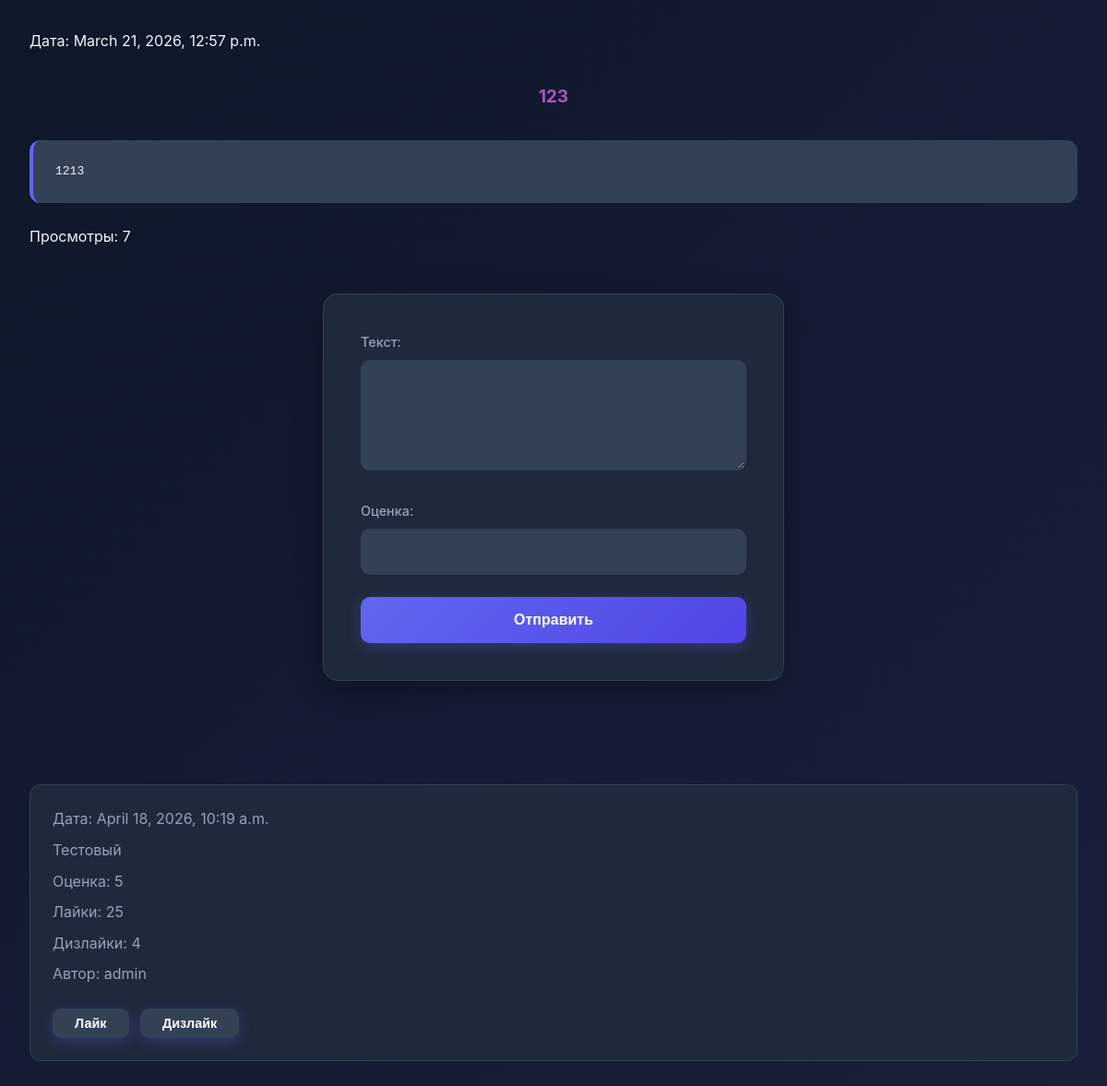
Before: /post/1 with the older database file.
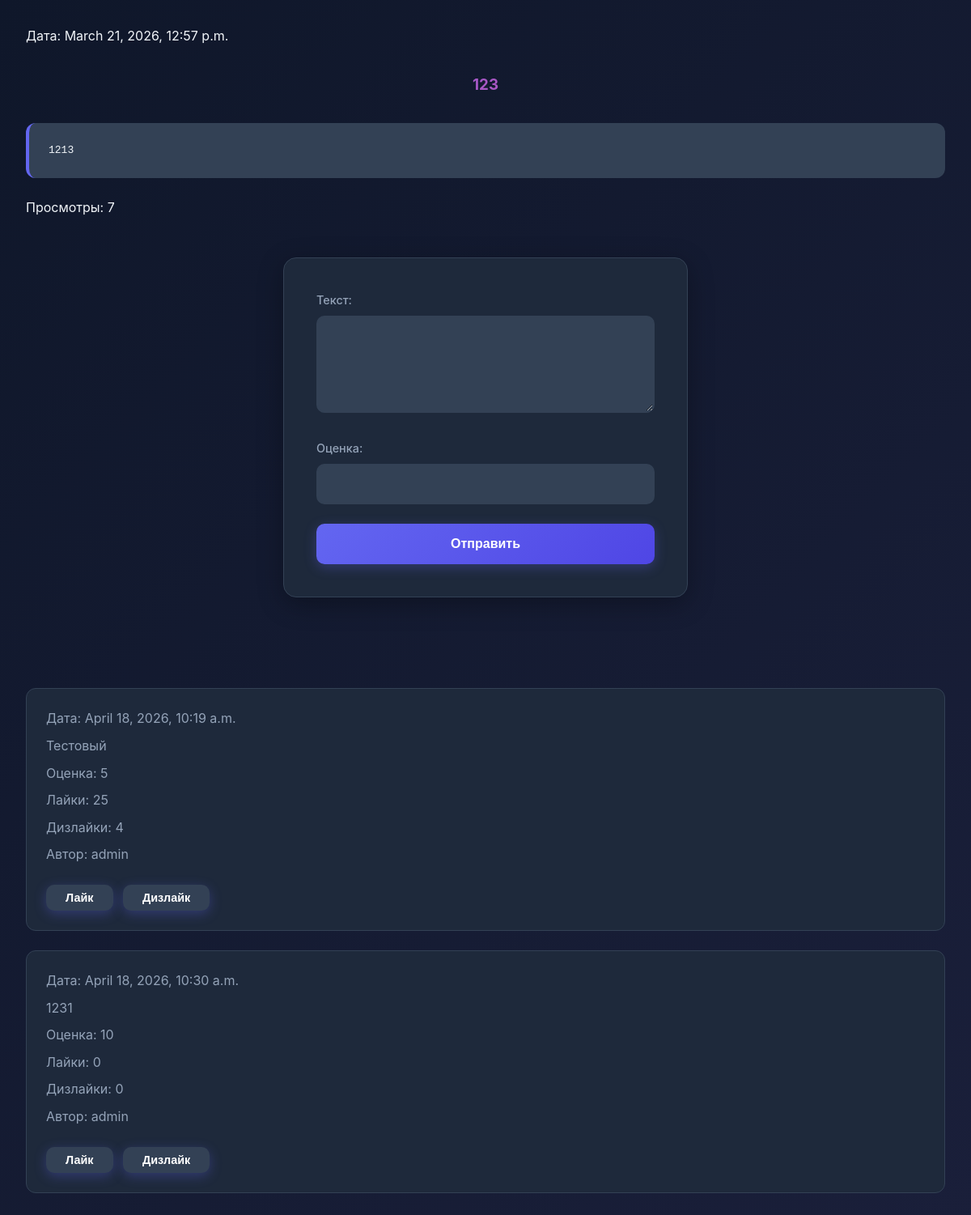
After: the same page with the newer database file.
### main/models.py (models this page shows)
class Post(models.Model):
    title = models.CharField("Заголовок" ,max_length=50)
    content = models.TextField("Контент")
    views_count = models.PositiveIntegerField("Просмотры", default=0)
    author = models.ForeignKey(User, on_delete=models.CASCADE, blank=True, default=1)
    created_at = models.DateTimeField("Время создания", default=datetime.now())

class Comment(models.Model):
    text = models.TextField('Текст комментария')
    stars = models.IntegerField('Оценка')
    likes = models.IntegerField('Лайки', default=0)
    dislikes = models.IntegerField('Дизлайки', default=0)
    created_at = models.DateTimeField("Время создания", default=datetime.now())
    post = models.ForeignKey(Post, on_delete=models.CASCADE)
    author = models.ForeignKey(User, on_delete=models.CASCADE, blank=True, default=1)

### main/views.py (the view, shortened to what this page needs)
# urls.py: path('post/<int:post_id>', views.post)
def post(request, post_id):
    post_data = Post.objects.get(id=post_id)
    comments = Comment.objects.filter(post=post_data)
    return render(request,
                    'post.html',
                    {
                      'post': post_data,
                      'comments': comments
                    })

### main/templates/post.html (shortened to what this page needs)
<!DOCTYPE html>
<html lang="en">
<head>
    {% load static %}
    <link rel="stylesheet" href="{% static 'css/style.css' %}">
</head>
<body>
    <div class="container">
        <p>Дата: {{post.created_at}}</p>
        <h3>{{post.title}}</h3>
        <pre>{{post.content}}</pre>
        <p>Просмотры: {{post.views_count}}</p>
        <form method="post">
            <div>
                <label for="comment_text">Текст: </label>
                <textarea name="comment_text" id="comment_text"></textarea>
            </div>
            <div>
                <label for="comment_stars">Оценка: </label>
                <input name="comment_stars" type="number" min="0" max="10" id="comment_stars">
            </div>
            <div>
                <button type="submit">Отправить</button>
            </div>
        </form>
    </div>
    <div class="container">
        {% for comment in comments %}
            <div class="comment">
                <p>Дата: {{comment.created_at}}</p>
                <p>{{comment.text}}</p>
                <p>Оценка: {{comment.stars}}</p>
                <p>Лайки: {{comment.likes}}</p>
                <p>Дизлайки: {{comment.dislikes}}</p>
                <p>Автор: {{comment.author}}</p>
                <button>Лайк</button>
                <button>Дизлайк</button>
            </div>
        {% endfor %}
    </div>
</body>
</html>

### main/static/css/style.css (style rules this page uses)
:root { --primary: #6366f1; --primary-dark: #4f46e5; --secondary: #ec4899; --bg-main: #0f172a; --bg-card: #1e293b; --bg-input: #334155; --text-primary: #f1f5f9; --text-secondary: #94a3b8; --border: #334155; --success: #10b981; --danger: #ef4444; --shadow: rgba(0, 0, 0, 0.3); }
* { margin: 0; padding: 0; box-sizing: border-box; }
body { font-family: 'Inter', -apple-system, BlinkMacSystemFont, 'Segoe UI', sans-serif; background: linear-gradient(135deg, var(--bg-main) 0%, #1a1f3a 100%); color: var(--text-primary); min-height: 100vh; line-height: 1.6; }
.container { max-width: 1200px; margin: 0 auto; padding: 2rem; }
form { background: var(--bg-card); padding: 2.5rem; border-radius: 16px; box-shadow: 0 8px 32px var(--shadow); max-width: 500px; margin: 3rem auto; border: 1px solid var(--border); }
h1, h2, h3 { margin-bottom: 1.5rem; background: linear-gradient(135deg, var(--primary) 0%, var(--secondary) 100%); -webkit-background-clip: text; -webkit-text-fill-color: transparent; background-clip: text; }
label { display: block; margin-bottom: 0.5rem; color: var(--text-secondary); font-weight: 500; font-size: 0.9rem; }
input[type="text"], input[type="email"], input[type="password"], input[type="number"], textarea { width: 100%; padding: 0.9rem 1.2rem; margin-bottom: 1.5rem; background: var(--bg-input); border: 2px solid var(--border); border-radius: 10px; color: var(--text-primary); font-size: 1rem; transition: all 0.3s ease; }
textarea { min-height: 120px; resize: vertical; font-family: inherit; }
button, input[type="submit"] { width: 100%; padding: 1rem; background: linear-gradient(135deg, var(--primary) 0%, var(--primary-dark) 100%); color: white; border: none; border-radius: 10px; font-size: 1rem; font-weight: 600; cursor: pointer; transition: all 0.3s ease; box-shadow: 0 4px 15px rgba(99, 102, 241, 0.3); }
pre { background: var(--bg-input); padding: 1.5rem; border-radius: 12px; overflow-x: auto; margin: 1.5rem 0; border-left: 4px solid var(--primary); white-space: pre-wrap; word-wrap: break-word; }
.comment { background: var(--bg-card); padding: 1.5rem; border-radius: 12px; margin-bottom: 1.5rem; border: 1px solid var(--border); transition: all 0.3s ease; }
.comment p { margin-bottom: 0.5rem; color: var(--text-secondary); }
.comment button { width: auto; padding: 0.5rem 1.5rem; margin-right: 0.5rem; margin-top: 1rem; background: var(--bg-input); font-size: 0.9rem; }
body h3, body h4 { text-align: center; margin: 2rem 0; }
#posts li, form, .comment { animation: fadeIn 0.5s ease; }

Changed rows visible on the page:
added Comment: created_at "April 18, 2026, 10:30 a.m.", text "1231", stars "10", likes "0", dislikes "0", author "admin"
